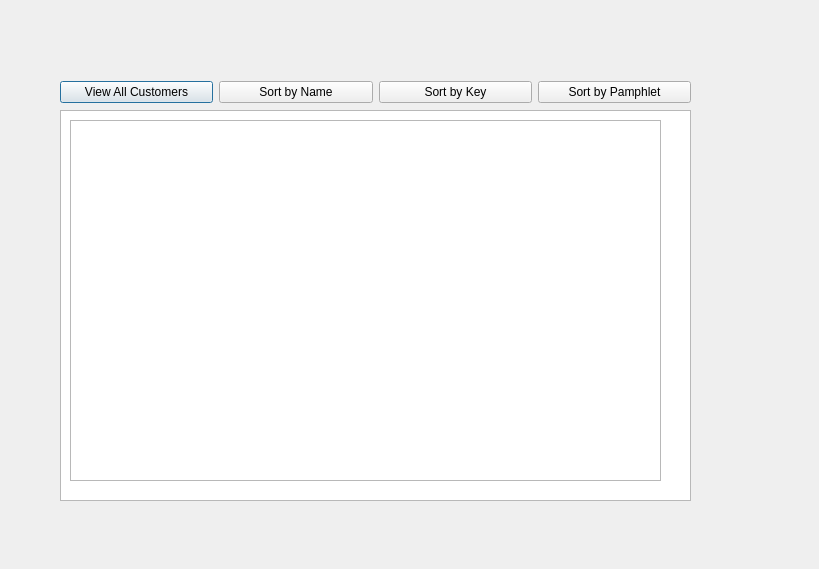
<?xml version="1.0" encoding="UTF-8"?>
<ui version="4.0">
 <class>customerListing</class>
 <widget class="QDialog" name="customerListing">
  <property name="geometry">
   <rect>
    <x>0</x>
    <y>0</y>
    <width>819</width>
    <height>569</height>
   </rect>
  </property>
  <property name="windowTitle">
   <string>Dialog</string>
  </property>
  <widget class="QTableWidget" name="customerTable2">
   <property name="geometry">
    <rect>
     <x>60</x>
     <y>110</y>
     <width>631</width>
     <height>391</height>
    </rect>
   </property>
  </widget>
  <widget class="QTableView" name="customerTable">
   <property name="geometry">
    <rect>
     <x>70</x>
     <y>120</y>
     <width>591</width>
     <height>361</height>
    </rect>
   </property>
  </widget>
  <widget class="QWidget" name="">
   <property name="geometry">
    <rect>
     <x>60</x>
     <y>80</y>
     <width>631</width>
     <height>25</height>
    </rect>
   </property>
   <layout class="QHBoxLayout" name="horizontalLayout">
    <item>
     <widget class="QPushButton" name="ViewAllCustomer">
      <property name="text">
       <string>View All Customers</string>
      </property>
     </widget>
    </item>
    <item>
     <widget class="QPushButton" name="SortbyName">
      <property name="text">
       <string>Sort by Name</string>
      </property>
     </widget>
    </item>
    <item>
     <widget class="QPushButton" name="SortbyKey">
      <property name="text">
       <string>Sort by Key</string>
      </property>
     </widget>
    </item>
    <item>
     <widget class="QPushButton" name="SortbyPamphlet">
      <property name="text">
       <string>Sort by Pamphlet</string>
      </property>
     </widget>
    </item>
   </layout>
  </widget>
 </widget>
 <resources/>
 <connections/>
</ui>
